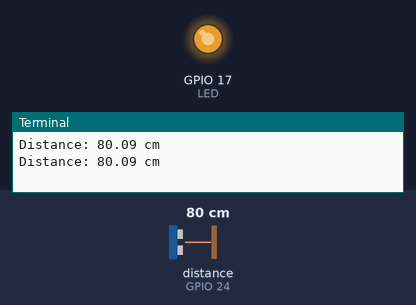
A program run on a simulated Raspberry Pi (BCM pin numbers). Parts: output pins drawn as LEDs (lit = HIGH), the last lines printed to the terminal. The test bench sets the inputs (shaded band); at power-on: distance to the obstacle (sensor on GPIO 24) 80 cm. The echo pulse lasts 58.3 µs per cm; the clock reads 2024-03-15 10:24:30 at power-on unless the program sets it; pins used as bus, display or sensor lines are not drawn.

Above: at 1.2 s.
1.3 s: distance to the obstacle (sensor on GPIO 24) set to 2 cm
At 2.8 s:
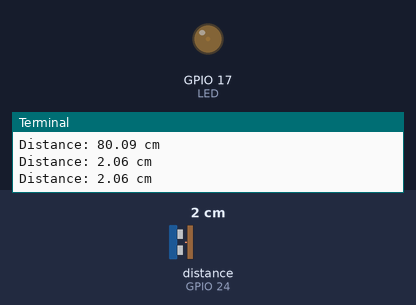
3.2 s: distance to the obstacle (sensor on GPIO 24) set to 35 cm
At 4.3 s:
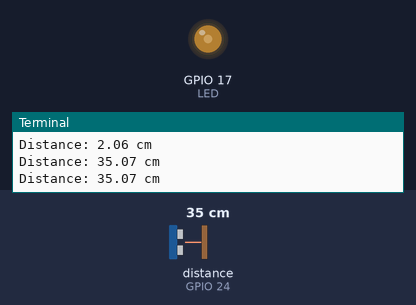
5.0 s: distance to the obstacle (sensor on GPIO 24) set to 60 cm
At 6.0 s:
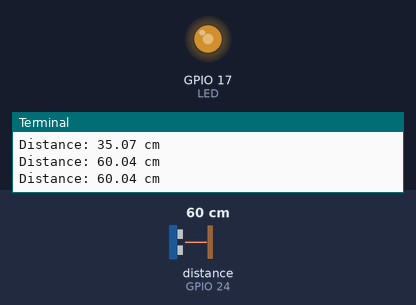
Timing chart, 0 to 8.0 s (numbered marks = the images above; inputs shaded):
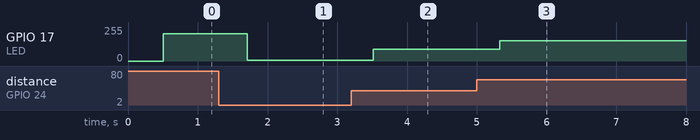

Measured:
- after the input at 1.3 s, GPIO 17 (LED): 204/255 → 5/255 after 0.41 s
- after the input at 3.2 s, GPIO 17 (LED): 5/255 → 89/255 after 0.32 s
- after the input at 5.0 s, GPIO 17 (LED): 89/255 → 153/255 after 0.33 s

The program:

ultrasonic_wave.py
```python
import RPi.GPIO as GPIO
import time

# 핀 번호 할당
TRIG = 23
ECHO = 24
LED = 17

# GPIO 모드 설정
GPIO.setmode(GPIO.BCM)

# 입출력 설정
GPIO.setup(TRIG, GPIO.OUT)
GPIO.setup(ECHO, GPIO.IN)
GPIO.setup(LED, GPIO.OUT)

# PWM 설정
pwm = GPIO.PWM(LED, 100)  # 100Hz
pwm.start(0)  # 초기 듀티 사이클 0

def get_distance():
    GPIO.output(TRIG, GPIO.LOW)
    time.sleep(0.5)
    GPIO.output(TRIG, GPIO.HIGH)
    time.sleep(0.00001)
    GPIO.output(TRIG, GPIO.LOW)

    while GPIO.input(ECHO) == GPIO.LOW:
        pulse_start = time.time()
    while GPIO.input(ECHO) == GPIO.HIGH:
        pulse_end = time.time()

    pulse_duration = pulse_end - pulse_start
    distance = pulse_duration * (34300 / 2)
    distance = round(distance, 2)
    return distance

try:
    while True:
        dist = get_distance()
        print("Distance:", dist, "cm")

        if dist > 100:
            dist = 99

        pwm.ChangeDutyCycle(dist)
        time.sleep(0.1)

except KeyboardInterrupt:
    pwm.stop()
    GPIO.cleanup()
```
